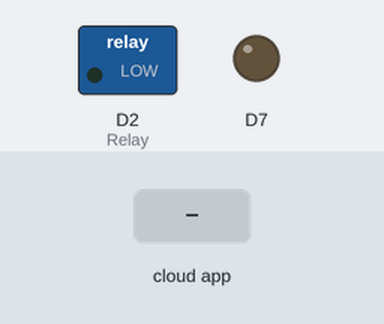
The sketch below on a simulated ESP8266 (NodeMCU). On the bench: switched loads named in the sketch (green lamp = pin HIGH), output pins drawn as LEDs (lit = HIGH). Inputs (shaded band) come from the test bench. WiFi joins after 1.5 s; servers stay silent unless stated; the Firebase database answers and starts empty; what the sketch prints to the serial monitor is not drawn.

Above: at 3.0 s.
3.1 s: the phone or cloud app sets btn to 1
At 3.6 s:
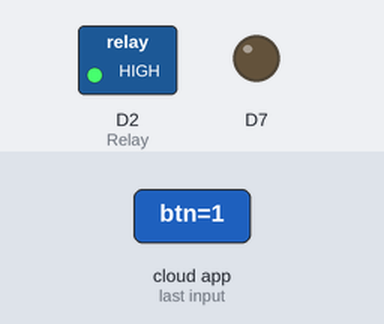
4.6 s: the phone or cloud app sets btn to 0
At 6.0 s:
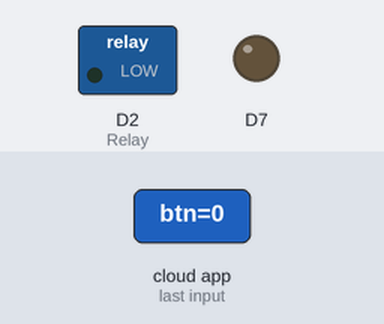
Timing chart, 0 to 7.6 s (numbered marks = the images above; inputs shaded):
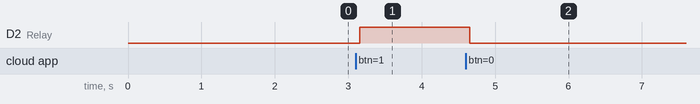

The sketch:

PLC_CONTROL.ino
```cpp
// The Code is modified and written by Alok Shaw, the creator of the Youtube channel : www.youtube.com/roboshala and runs an educational blog : www.roboshala.com

#include <ESP8266WiFi.h>
#include<FirebaseArduino.h>
#define FIREBASE_HOST "testing2-54502.firebaseio.com"                     //Your Firebase Project URL goes here without "http:" , "\" and "/"
#define FIREBASE_AUTH "b4R2oYxZ670yhkOUymJUqq2zwd71OqBwQ0JNrh1m"       //Your Firebase Database Secret goes here
#define WIFI_SSID "12345678"                                               //your WiFi SSID for which yout NodeMCU connects
#define WIFI_PASSWORD "theara700"                                      //Password of your wifi network


#define Relay D2 //D5
int string;
#define led D5
void setup()
{
  Serial.begin(115200);                                                   // Select the same baud rate if you want to see the datas on Serial Monitor
  pinMode(Relay,OUTPUT);
  pinMode(led,INPUT);
  pinMode(D7,OUTPUT);


  WiFi.begin(WIFI_SSID,WIFI_PASSWORD);
  Serial.print("connecting");
  while (WiFi.status()!=WL_CONNECTED){
    Serial.print(".");
    delay(500);
  }
  Serial.println();
  Serial.print("connected:");
  Serial.println(WiFi.localIP());
  digitalWrite(Relay,LOW);
  Firebase.begin(FIREBASE_HOST,FIREBASE_AUTH);

  Firebase.setInt("btn",0);
  Firebase.setString("led","ledOFF");

}
void firebasereconnect()
{
  Serial.println("Trying to reconnect");
    Firebase.begin(FIREBASE_HOST, FIREBASE_AUTH);
  }

void loop()
{
  if (Firebase.failed())
      {
      Serial.print("setting number failed:");
      Serial.println(Firebase.error());
      firebasereconnect();
      return;
      }


   string=Firebase.getString("btn").toInt();                                        //Reading the value of the varialble Status from the firebase

  if(string==1)                                                             // If, the Status is 1, turn on the Relay4
     {
      digitalWrite(Relay,HIGH);
          Firebase.setString("led","LedON");
      Serial.println("light 4 ON");
    }
    if (string==0)                                                      // If, the Status is 0, turn Off the Relay4
    {

      digitalWrite(Relay,LOW);
      Firebase.setString("led","LedOFF");
      Serial.println("light 4 OFF");
    }


}
```

Measured:
- after the input at 3.1 s, D2 (Relay): LOW → HIGH after 0.05 s
- after the input at 4.6 s, D2 (Relay): HIGH → LOW after 0.06 s
